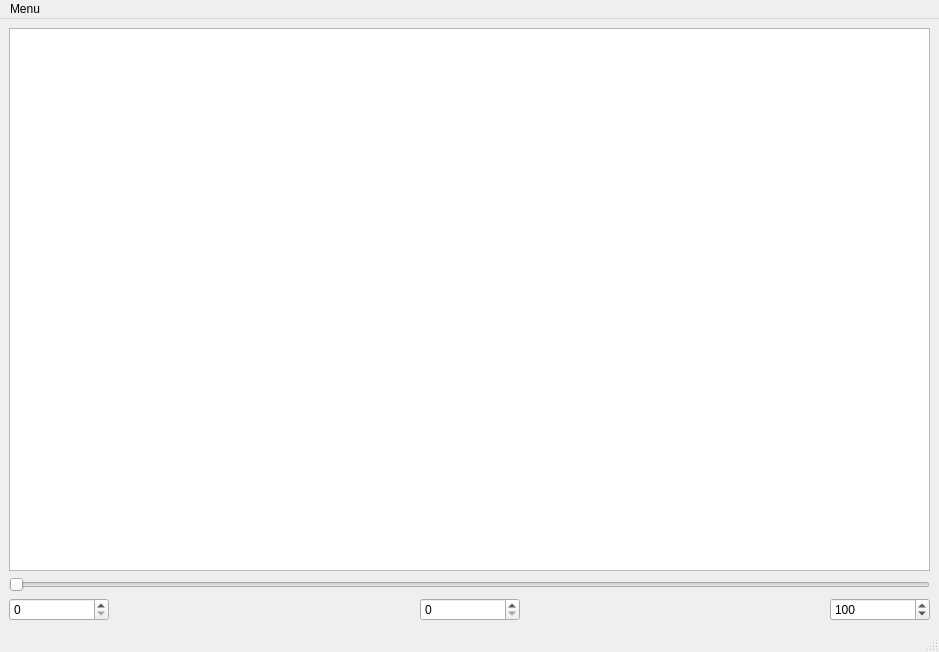
<?xml version="1.0" encoding="UTF-8"?>
<ui version="4.0">
 <class>Day10Window</class>
 <widget class="QMainWindow" name="Day10Window">
  <property name="geometry">
   <rect>
    <x>0</x>
    <y>0</y>
    <width>939</width>
    <height>652</height>
   </rect>
  </property>
  <property name="windowTitle">
   <string>Day10Window</string>
  </property>
  <widget class="QWidget" name="centralwidget">
   <property name="enabled">
    <bool>true</bool>
   </property>
   <layout class="QVBoxLayout" name="verticalLayout_2">
    <property name="leftMargin">
     <number>9</number>
    </property>
    <property name="topMargin">
     <number>9</number>
    </property>
    <property name="rightMargin">
     <number>9</number>
    </property>
    <property name="bottomMargin">
     <number>9</number>
    </property>
    <item>
     <widget class="PlotWidget" name="graphicsView"/>
    </item>
    <item>
     <widget class="QSlider" name="TimeSlider">
      <property name="maximum">
       <number>100</number>
      </property>
      <property name="sliderPosition">
       <number>0</number>
      </property>
      <property name="orientation">
       <enum>Qt::Horizontal</enum>
      </property>
     </widget>
    </item>
    <item>
     <layout class="QHBoxLayout" name="horizontalLayout">
      <item>
       <widget class="QSpinBox" name="TimeSliderMin">
        <property name="minimumSize">
         <size>
          <width>100</width>
          <height>0</height>
         </size>
        </property>
        <property name="maximum">
         <number>999999</number>
        </property>
       </widget>
      </item>
      <item>
       <spacer name="horizontalSpacer">
        <property name="orientation">
         <enum>Qt::Horizontal</enum>
        </property>
        <property name="sizeHint" stdset="0">
         <size>
          <width>40</width>
          <height>20</height>
         </size>
        </property>
       </spacer>
      </item>
      <item>
       <widget class="QSpinBox" name="TimeValue">
        <property name="minimumSize">
         <size>
          <width>100</width>
          <height>0</height>
         </size>
        </property>
        <property name="maximum">
         <number>999999</number>
        </property>
       </widget>
      </item>
      <item>
       <spacer name="horizontalSpacer_2">
        <property name="orientation">
         <enum>Qt::Horizontal</enum>
        </property>
        <property name="sizeHint" stdset="0">
         <size>
          <width>40</width>
          <height>20</height>
         </size>
        </property>
       </spacer>
      </item>
      <item>
       <widget class="QSpinBox" name="TimeSliderMax">
        <property name="minimumSize">
         <size>
          <width>100</width>
          <height>0</height>
         </size>
        </property>
        <property name="maximum">
         <number>999999</number>
        </property>
        <property name="value">
         <number>100</number>
        </property>
       </widget>
      </item>
     </layout>
    </item>
   </layout>
  </widget>
  <widget class="QStatusBar" name="statusbar"/>
  <widget class="QMenuBar" name="menuBar">
   <property name="geometry">
    <rect>
     <x>0</x>
     <y>0</y>
     <width>939</width>
     <height>21</height>
    </rect>
   </property>
   <widget class="QMenu" name="Menu">
    <property name="title">
     <string>Menu</string>
    </property>
    <addaction name="actionLoad_inputfile"/>
   </widget>
   <addaction name="Menu"/>
  </widget>
  <action name="actionLoad_inputfile">
   <property name="text">
    <string>Load inputfile</string>
   </property>
  </action>
 </widget>
 <customwidgets>
  <customwidget>
   <class>PlotWidget</class>
   <extends>QGraphicsView</extends>
   <header>pyqtgraph</header>
  </customwidget>
 </customwidgets>
 <resources/>
 <connections/>
</ui>
